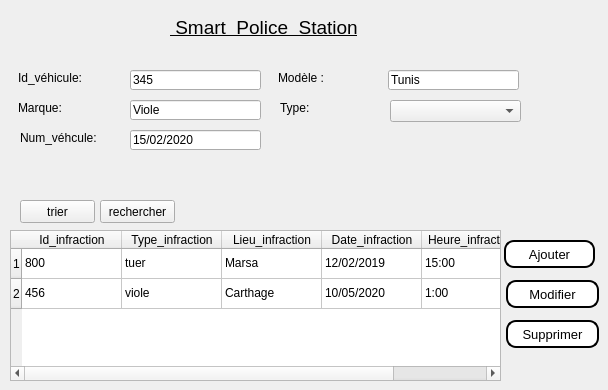
      <widget class="QWidget" name="tab_12">
       <attribute name="icon">
        <iconset>
         <normaloff>../Downloads/vehicyl.png</normaloff>../Downloads/vehicyl.png</iconset>
       </attribute>
       <attribute name="title">
        <string>véhicules</string>
       </attribute>
       <widget class="QLabel" name="policou_10">
        <property name="geometry">
         <rect>
          <x>170</x>
          <y>10</y>
          <width>351</width>
          <height>35</height>
         </rect>
        </property>
        <property name="sizePolicy">
         <sizepolicy hsizetype="Preferred" vsizetype="Maximum">
          <horstretch>0</horstretch>
          <verstretch>0</verstretch>
         </sizepolicy>
        </property>
        <property name="font">
         <font>
          <family>Arial</family>
          <pointsize>14</pointsize>
          <weight>50</weight>
          <bold>false</bold>
          <underline>true</underline>
         </font>
        </property>
        <property name="text">
         <string> Smart  Police  Station</string>
        </property>
        <property name="textFormat">
         <enum>Qt::PlainText</enum>
        </property>
       </widget>
       <widget class="QLineEdit" name="lineEdit_30">
        <property name="geometry">
         <rect>
          <x>130</x>
          <y>70</y>
          <width>131</width>
          <height>20</height>
         </rect>
        </property>
        <property name="text">
         <string>345</string>
        </property>
       </widget>
       <widget class="QLineEdit" name="lineEdit_20">
        <property name="geometry">
         <rect>
          <x>388</x>
          <y>70</y>
          <width>131</width>
          <height>20</height>
         </rect>
        </property>
        <property name="text">
         <string>Tunis</string>
        </property>
       </widget>
       <widget class="QLabel" name="label_19">
        <property name="geometry">
         <rect>
          <x>20</x>
          <y>130</y>
          <width>121</width>
          <height>16</height>
         </rect>
        </property>
        <property name="text">
         <string>Num_véhcule:</string>
        </property>
       </widget>
       <widget class="QLineEdit" name="lineEdit_17">
        <property name="geometry">
         <rect>
          <x>130</x>
          <y>100</y>
          <width>131</width>
          <height>20</height>
         </rect>
        </property>
        <property name="text">
         <string>Viole</string>
        </property>
       </widget>
       <widget class="QLabel" name="label_51">
        <property name="geometry">
         <rect>
          <x>18</x>
          <y>70</y>
          <width>81</width>
          <height>16</height>
         </rect>
        </property>
        <property name="text">
         <string>Id_véhicule:</string>
        </property>
       </widget>
       <widget class="QLineEdit" name="lineEdit_19">
        <property name="geometry">
         <rect>
          <x>130</x>
          <y>130</y>
          <width>131</width>
          <height>20</height>
         </rect>
        </property>
        <property name="text">
         <string>15/02/2020</string>
        </property>
       </widget>
       <widget class="QLabel" name="label_18">
        <property name="geometry">
         <rect>
          <x>18</x>
          <y>160</y>
          <width>121</width>
          <height>16</height>
         </rect>
        </property>
        <property name="text">
         <string/>
        </property>
       </widget>
       <widget class="QLabel" name="label_52">
        <property name="geometry">
         <rect>
          <x>278</x>
          <y>70</y>
          <width>101</width>
          <height>16</height>
         </rect>
        </property>
        <property name="text">
         <string>Modèle :</string>
        </property>
       </widget>
       <widget class="QLabel" name="label_20">
        <property name="geometry">
         <rect>
          <x>18</x>
          <y>100</y>
          <width>101</width>
          <height>16</height>
         </rect>
        </property>
        <property name="text">
         <string>Marque:</string>
        </property>
       </widget>
       <widget class="QTableWidget" name="tableWidget_4">
        <property name="geometry">
         <rect>
          <x>10</x>
          <y>230</y>
          <width>491</width>
          <height>151</height>
         </rect>
        </property>
        <row>
         <property name="text">
          <string>1</string>
         </property>
        </row>
        <row>
         <property name="text">
          <string>2</string>
         </property>
        </row>
        <column>
         <property name="text">
          <string>Id_infraction</string>
         </property>
        </column>
        <column>
         <property name="text">
          <string>Type_infraction</string>
         </property>
        </column>
        <column>
         <property name="text">
          <string>Lieu_infraction</string>
         </property>
        </column>
        <column>
         <property name="text">
          <string>Date_infraction</string>
         </property>
        </column>
        <column>
         <property name="text">
          <string>Heure_infraction</string>
         </property>
        </column>
        <item row="0" column="0">
         <property name="text">
          <string>800</string>
         </property>
        </item>
        <item row="0" column="1">
         <property name="text">
          <string>tuer </string>
         </property>
        </item>
        <item row="0" column="2">
         <property name="text">
          <string>Marsa</string>
         </property>
        </item>
        <item row="0" column="3">
         <property name="text">
          <string>12/02/2019</string>
         </property>
        </item>
        <item row="0" column="4">
         <property name="text">
          <string>15:00</string>
         </property>
        </item>
        <item row="1" column="0">
         <property name="text">
          <string>456</string>
         </property>
        </item>
        <item row="1" column="1">
         <property name="text">
          <string>viole</string>
         </property>
        </item>
        <item row="1" column="2">
         <property name="text">
          <string>Carthage</string>
         </property>
        </item>
        <item row="1" column="3">
         <property name="text">
          <string>10/05/2020</string>
         </property>
        </item>
        <item row="1" column="4">
         <property name="text">
          <string>1:00</string>
         </property>
        </item>
       </widget>
       <widget class="QPushButton" name="supprimersalaries_18">
        <property name="geometry">
         <rect>
          <x>506</x>
          <y>320</y>
          <width>93</width>
          <height>28</height>
         </rect>
        </property>
        <property name="font">
         <font>
          <family>Arial</family>
          <pointsize>10</pointsize>
          <weight>50</weight>
          <bold>false</bold>
         </font>
        </property>
        <property name="styleSheet">
         <string notr="true">background-color:white; 
color:black; 
border-style:outset ; 
border-width:2px ; 
border-radius:10px;</string>
        </property>
        <property name="text">
         <string>Supprimer</string>
        </property>
       </widget>
       <widget class="QPushButton" name="Ajoutersalaries_17">
        <property name="geometry">
         <rect>
          <x>504</x>
          <y>240</y>
          <width>91</width>
          <height>28</height>
         </rect>
        </property>
        <property name="font">
         <font>
          <family>Arial</family>
          <pointsize>10</pointsize>
          <weight>50</weight>
          <bold>false</bold>
         </font>
        </property>
        <property name="styleSheet">
         <string notr="true">background-color:white; 
color:black; 
border-style:outset ; 
border-width:2px ; 
border-radius:10px;</string>
        </property>
        <property name="text">
         <string>Ajouter</string>
        </property>
       </widget>
       <widget class="QPushButton" name="modifiersalaries_18">
        <property name="geometry">
         <rect>
          <x>506</x>
          <y>280</y>
          <width>93</width>
          <height>28</height>
         </rect>
        </property>
        <property name="font">
         <font>
          <family>Arial</family>
          <pointsize>10</pointsize>
          <weight>50</weight>
          <bold>false</bold>
         </font>
        </property>
        <property name="styleSheet">
         <string notr="true">background-color:white; 
color:black; 
border-style:outset ; 
border-width:2px ; 
border-radius:10px;</string>
        </property>
        <property name="text">
         <string>Modifier</string>
        </property>
       </widget>
       <widget class="QLabel" name="label_89">
        <property name="geometry">
         <rect>
          <x>280</x>
          <y>100</y>
          <width>121</width>
          <height>16</height>
         </rect>
        </property>
        <property name="text">
         <string>Type:</string>
        </property>
       </widget>
       <widget class="QComboBox" name="comboBox_6">
        <property name="geometry">
         <rect>
          <x>390</x>
          <y>100</y>
          <width>131</width>
          <height>22</height>
         </rect>
        </property>
       </widget>
       <widget class="QPushButton" name="pushButton">
        <property name="geometry">
         <rect>
          <x>20</x>
          <y>200</y>
          <width>75</width>
          <height>23</height>
         </rect>
        </property>
        <property name="text">
         <string>trier</string>
        </property>
       </widget>
       <widget class="QPushButton" name="pushButton_2">
        <property name="geometry">
         <rect>
          <x>100</x>
          <y>200</y>
          <width>75</width>
          <height>23</height>
         </rect>
        </property>
        <property name="text">
         <string>rechercher</string>
        </property>
       </widget>
      </widget>
